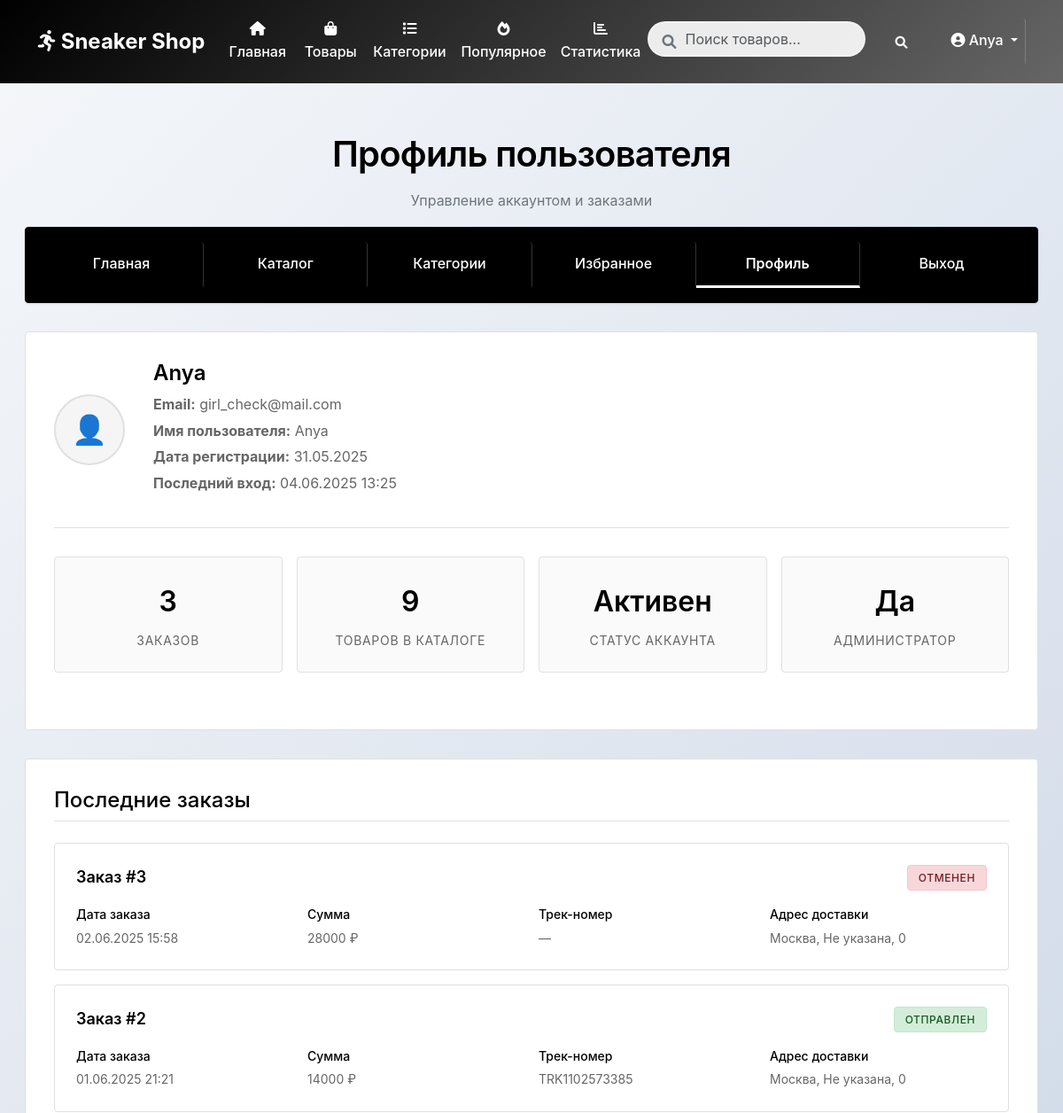
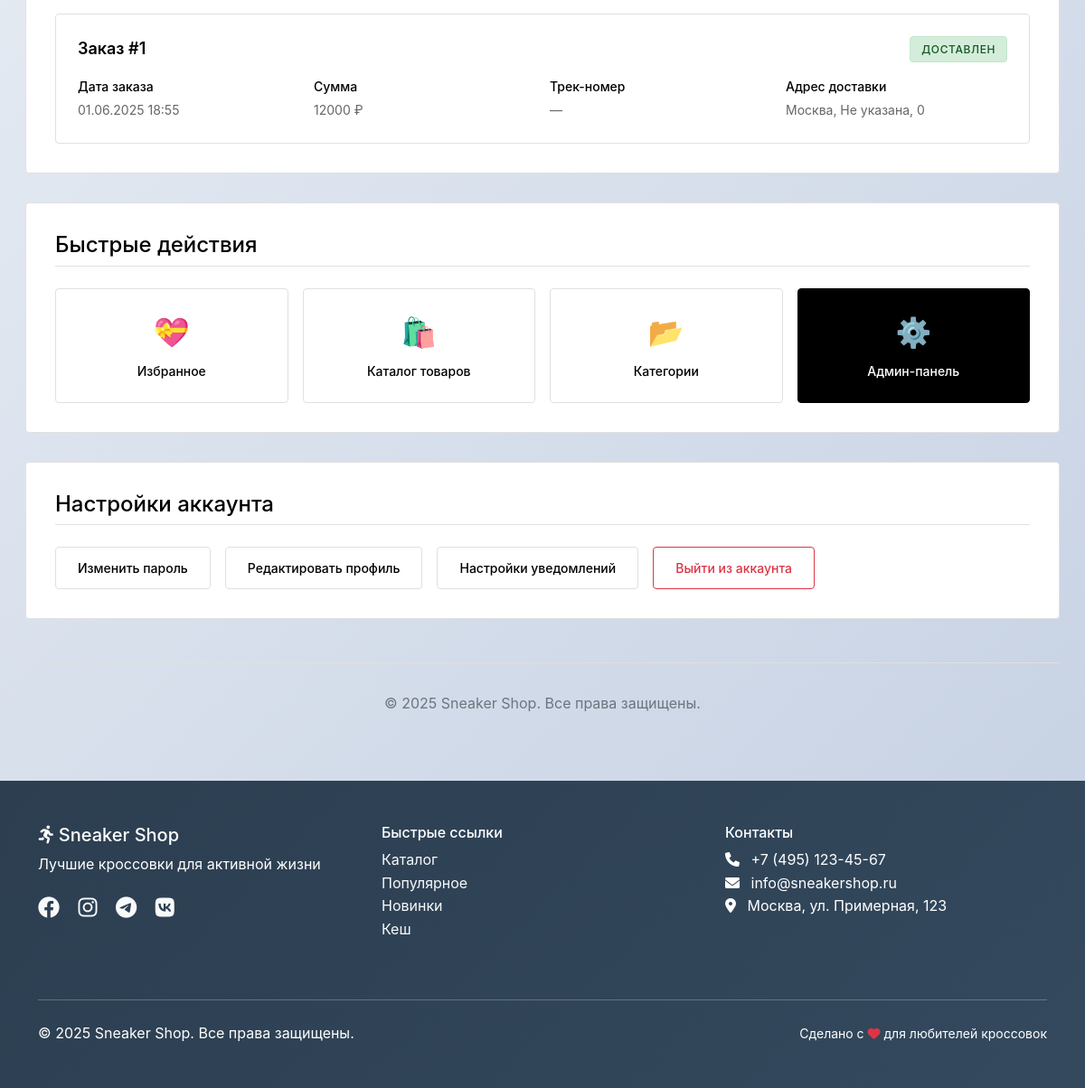
/profile/ (signed in), run on the app's committed database (2 pictures, top to bottom).
### sneaker_app/models.py (models this page shows, shortened)
class Order(models.Model):
    STATUS_CHOICES = [
        ('pending', 'Ожидает обработки'),
        ('processing', 'В обработке'),
        ('shipped', 'Отправлен'),
        ('delivered', 'Доставлен'),
        ('cancelled', 'Отменен'),
    ]
    order_id = models.AutoField(
        primary_key=True,
        verbose_name="ID заказа"
    )
    client = models.ForeignKey(
        Clients,
        on_delete=models.CASCADE,
        related_name='client_orders',  # ✅ related_name
        verbose_name="Клиент"
    )
    order_date = models.DateTimeField(
        default=timezone.now,  # ✅ Используем timezone
        verbose_name="Дата заказа"
    )
    total_amount = models.DecimalField(
        max_digits=10,
        decimal_places=2,
        verbose_name="Общая сумма"
    )
    shipping_address = models.ForeignKey(
        Address,
        on_delete=models.CASCADE,
        related_name='orders',  # ✅ related_name
        verbose_name="Адрес доставки"
    )
    tracking_number = models.CharField(
        max_length=100,
        blank=True,
        null=True,
        verbose_name="Номер отслеживания"
    )
    contact_info = models.CharField(
        max_length=100,
        blank=True,
        null=True,
        verbose_name="Контактная информация"
    )
    status = models.CharField(
        max_length=20,
        choices=STATUS_CHOICES,
        default='pending',
        verbose_name="Статус"
    )
    class Meta:
        verbose_name = "Заказ"
        verbose_name_plural = "Заказы"
        ordering = ['-order_date']
    def client_name(self):
        return str(self.client)
    client_name.short_description = "Клиент"

class Address(models.Model):
    city = models.CharField(
        max_length=100,
        verbose_name="Город"
    )
    street = models.CharField(
        max_length=200,
        verbose_name="Улица"
    )
    house_number = models.CharField(
        max_length=20,
        verbose_name="Номер дома"
    )
    apartment = models.CharField(
        max_length=20,
        blank=True,
        null=True,
        verbose_name="Квартира"
    )
    postal_code = models.CharField(
        max_length=10,
        verbose_name="Почтовый индекс"
    )
    class Meta:
        verbose_name = "Адрес"
        verbose_name_plural = "Адреса"
        ordering = ['city', 'street']
    def __str__(self):
        return f"{self.city}, {self.street}, {self.house_number}"

### sneaker_app/views.py (the view)
# urls.py: path('profile/', user_profile, name='profile'),
@login_required
def user_profile(request):
    user_orders = Order.objects.filter(
        client__email=request.user.email
    ).order_by('-order_date')
    try:
        client = Clients.objects.get(email=request.user.email)
        user_wishlist = client.client_wishlist.all()[:5]
        user_reviews = client.client_reviews.filter(is_approved=True)[:5]
    except Clients.DoesNotExist:
        user_wishlist = []
        user_reviews = []
    context = {
        'user_orders': user_orders[:10],  # Последние 10 заказов
        'user_wishlist': user_wishlist,
        'user_reviews': user_reviews,
    }
    return render(request, 'registration/profile.html', context)

### templates/registration/profile.html (shortened to what this page needs)
{% extends 'base.html' %}
{% load i18n %}
{% load static %}
{% load sneaker_tags %}
{% block content %}
<div class="main-container">
    <header class="text-center">
        <h1 class="page-title">{% trans "Профиль пользователя" %}</h1>
        <p class="text-secondary">{% trans "Управление аккаунтом и заказами" %}</p>
    </header>
    <nav class="top-nav">
        <div class="nav-links">
            <a href="{% url 'home' %}" class="nav-link">{% trans "Главная" %}</a>
            <a href="{% url 'product_list' %}" class="nav-link">{% trans "Каталог" %}</a>
            <a href="{% url 'category_list' %}" class="nav-link">{% trans "Категории" %}</a>
            <a href="{% url 'wishlist' %}" class="nav-link">{% trans "Избранное" %}</a>
            <a href="{% url 'profile' %}" class="nav-link active">{% trans "Профиль" %}</a>
            <a href="{% url 'logout' %}" class="nav-link">{% trans "Выход" %}</a>
        </div>
    </nav>
    <section class="section-container">
        <div class="profile-header">
            <div class="profile-avatar">
                👤
            </div>
            <div class="profile-info">
                <h2>{{ user.get_full_name|default:user.username }}</h2>
                <p><strong>{% trans "Email:" %}</strong> {{ user.email }}</p>
                <p><strong>{% trans "Имя пользователя:" %}</strong> {{ user.username }}</p>
                <p><strong>{% trans "Дата регистрации:" %}</strong> {{ user.date_joined|date:"d.m.Y" }}</p>
                <p><strong>{% trans "Последний вход:" %}</strong> {{ user.last_login|date:"d.m.Y H:i"|default:"Никогда" }}</p>
            </div>
        </div>
        <div class="profile-stats">
            <div class="stat-item">
                <span class="stat-number">{{ user_orders|length }}</span>
                <div class="stat-label">{% trans "Заказов" %}</div>
            </div>
            <div class="stat-item">
                <span class="stat-number">{% total_products %}</span>
                <div class="stat-label">{% trans "Товаров в каталоге" %}</div>
            </div>
            <div class="stat-item">
                <span class="stat-number">{{ user.is_active|yesno:"Активен,Неактивен" }}</span>
                                <div class="stat-label">{% trans "Статус аккаунта" %}</div>
            </div>
            <div class="stat-item">
                <span class="stat-number">{{ user.is_staff|yesno:"Да,Нет" }}</span>
                <div class="stat-label">{% trans "Администратор" %}</div>
            </div>
        </div>
    </section>
    <section class="section-container">
        <h2 class="section-title">{% trans "Последние заказы" %}</h2>
        {% if user_orders %}
            <div class="orders-list">
                {% for order in user_orders %}
                    <div class="order-item">
                        <div class="order-header">
                            <div class="order-number">
                                {% trans "Заказ" %} #{{ order.order_id }}
                            </div>
                            <div class="order-status status-{{ order.status }}">
                                {{ order.get_status_display }}
                            </div>
                        </div>
                        <div class="order-details">
                            <div class="order-detail-item">
                                <div class="order-detail-label">{% trans "Дата заказа" %}</div>
                                <div>{{ order.order_date|date:"d.m.Y H:i" }}</div>
                            </div>
                            <div class="order-detail-item">
                                <div class="order-detail-label">{% trans "Сумма" %}</div>
                                <div>{{ order.total_amount|floatformat:0 }} ₽</div>
                            </div>
                            <div class="order-detail-item">
                                <div class="order-detail-label">{% trans "Трек-номер" %}</div>
                                <div>{{ order.tracking_number|default:"—" }}</div>
                            </div>
                            <div class="order-detail-item">
                                <div class="order-detail-label">{% trans "Адрес доставки" %}</div>
                                <div>{{ order.shipping_address|truncatechars:30 }}</div>
                            </div>
                        </div>
                    </div>
                {% endfor %}
            </div>
        {% endif %}
    </section>
    <section class="section-container">
        <h2 class="section-title">{% trans "Быстрые действия" %}</h2>
        <div style="display: grid; grid-template-columns: repeat(auto-fit, minmax(200px, 1fr)); gap: 1rem;">
            <a href="{% url 'wishlist' %}" class="btn btn-outline" style="padding: 1.5rem; text-align: center;">
                <div style="font-size: 2rem; margin-bottom: 0.5rem;">💝</div>
                <div>{% trans "Избранное" %}</div>
            </a>
            <a href="{% url 'product_list' %}" class="btn btn-outline" style="padding: 1.5rem; text-align: center;">
                <div style="font-size: 2rem; margin-bottom: 0.5rem;">🛍️</div>
                <div>{% trans "Каталог товаров" %}</div>
            </a>
            <a href="{% url 'category_list' %}" class="btn btn-outline" style="padding: 1.5rem; text-align: center;">
                <div style="font-size: 2rem; margin-bottom: 0.5rem;">📂</div>
                <div>{% trans "Категории" %}</div>
            </a>
            {% if user.is_staff %}
                <a href="/admin/" class="btn btn-primary" style="padding: 1.5rem; text-align: center;">
                    <div style="font-size: 2rem; margin-bottom: 0.5rem;">⚙️</div>
                    <div>{% trans "Админ-панель" %}</div>
                </a>
            {% endif %}
        </div>
    </section>
    <section class="section-container">
        <h2 class="section-title">{% trans "Настройки аккаунта" %}</h2>
        <div style="display: flex; flex-wrap: wrap; gap: 1rem;">
            <a href="#" class="btn btn-outline">
                {% trans "Изменить пароль" %}
            </a>
            <a href="#" class="btn btn-outline">
                {% trans "Редактировать профиль" %}
            </a>
            <a href="#" class="btn btn-outline">
                {% trans "Настройки уведомлений" %}
            </a>
            <a href="{% url 'logout' %}" class="btn btn-outline" style="color: #dc3545; border-color: #dc3545;">
                {% trans "Выйти из аккаунта" %}
            </a>
        </div>
    </section>
    <footer style="margin-top: 3rem; padding-top: 2rem; border-top: 1px solid var(--border-color); text-align: center;">
        <p class="text-secondary">
            &copy; 2025 Sneaker Shop. {% trans "Все права защищены" %}.
        </p>
    </footer>
</div>
{% endblock %}

### templates/base.html (shortened to what this page needs)
<!DOCTYPE html>
{% load i18n %}
{% load static %}
<html lang="{% get_current_language as LANGUAGE_CODE %}{{ LANGUAGE_CODE }}">
<head>
    <link href="https://cdn.jsdelivr.net/npm/bootstrap@5.3.2/dist/css/bootstrap.min.css" rel="stylesheet">
    <link rel="stylesheet" href="https://cdn.jsdelivr.net/npm/bootstrap-icons@1.11.1/font/bootstrap-icons.css">
    <link rel="stylesheet" href="https://cdnjs.cloudflare.com/ajax/libs/font-awesome/6.0.0/css/all.min.css">
</head>
<body>
    <nav class="navbar navbar-expand-lg navbar-dark gradient-bg sticky-top">
        <div class="container">
            <a class="navbar-brand" href="{% url 'home' %}">
                <i class="fas fa-running"></i> Sneaker Shop
            </a>
            <div class="collapse navbar-collapse" id="navbarNav">
                <ul class="navbar-nav me-auto">
                    <li class="nav-item">
                        <a class="nav-link" href="{% url 'home' %}">
                            <i class="fas fa-home"></i> {% trans "Главная" %}
                        </a>
                    </li>
                    <li class="nav-item">
                        <a class="nav-link" href="{% url 'product_list' %}">
                            <i class="fas fa-shopping-bag"></i> {% trans "Товары" %}
                        </a>
                    </li>
                    <li class="nav-item">
                        <a class="nav-link" href="{% url 'category_list' %}">
                            <i class="fas fa-list"></i> {% trans "Категории" %}
                        </a>
                    </li>
                    <li class="nav-item">
                        <a class="nav-link" href="{% url 'popular_products' %}">
                            <i class="fas fa-fire"></i> {% trans "Популярное" %}
                        </a>
                    </li>
                {% if user.is_staff %}
                    <li class="nav-item">
                        <a class="nav-link" href="{% url 'statistics' %}">
                            <i class="fas fa-chart-bar"></i> {% trans "Статистика" %}
                        </a>
                    </li>
                {% endif %}
                </ul>
                <form class="d-flex me-3 search-container" method="get" action="{% url 'search_products' %}">
                    <div class="position-relative">
                        <i class="fas fa-search search-icon"></i>
                        <input class="form-control search-input" type="search" name="query"
                               placeholder="{% trans 'Поиск товаров...' %}"
                               value="{{ request.GET.query }}">
                    </div>
                    <button class="btn btn-outline-light ms-2" type="submit">
                        <i class="fas fa-search"></i>
                    </button>
                </form>
                <ul class="navbar-nav">
                    {% if user.is_authenticated %}
                        <li class="nav-item dropdown">
                            <a class="nav-link dropdown-toggle" href="#" id="navbarDropdown" role="button"
                               data-bs-toggle="dropdown">
                                <i class="fas fa-user-circle"></i> {{ user.username }}
                            </a>
                        </li>
                    {% endif %}
                </ul>
            </div>
        </div>
    </nav>
    <main class="container-fluid my-4">
        {% block content %}{% endblock %}
    </main>
    <footer class="footer py-5">
        <div class="container">
            <div class="row">
                <div class="col-md-4 mb-4">
                    <h5><i class="fas fa-running"></i> Sneaker Shop</h5>
                    <p class="mb-3">{% trans "Лучшие кроссовки для активной жизни" %}</p>
                    <div class="social-links">
                        <a href="#" class="text-light me-3 fs-4"><i class="fab fa-facebook"></i></a>
                        <a href="#" class="text-light me-3 fs-4"><i class="fab fa-instagram"></i></a>
                        <a href="#" class="text-light me-3 fs-4"><i class="fab fa-telegram"></i></a>
                        <a href="#" class="text-light fs-4"><i class="fab fa-vk"></i></a>
                    </div>
                </div>
                <div class="col-md-4 mb-4">
                    <h6>{% trans "Быстрые ссылки" %}</h6>
                    <ul class="list-unstyled">
                        <li><a href="{% url 'product_list' %}" class="text-light text-decoration-none">{% trans "Каталог" %}</a></li>
                        <li><a href="{% url 'popular_products' %}" class="text-light text-decoration-none">{% trans "Популярное" %}</a></li>
                        <li><a href="{% url 'new_products' %}" class="text-light text-decoration-none">{% trans "Новинки" %}</a></li>
                        <li><a href="{% url 'cache_stats' %}" class="text-light text-decoration-none">{% trans "Кеш" %}</a></li>
                    </ul>
                </div>
                <div class="col-md-4 mb-4">
                    <h6>{% trans "Контакты" %}</h6>
                    <ul class="list-unstyled">
                        <li><i class="fas fa-phone me-2"></i> +7 (495) 123-45-67</li>
                        <li><i class="fas fa-envelope me-2"></i> info@sneakershop.ru</li>
                        <li><i class="fas fa-map-marker-alt me-2"></i> {% trans "Москва, ул. Примерная, 123" %}</li>
                    </ul>
                </div>
            </div>
            <hr class="my-4">
            <div class="row align-items-center">
                <div class="col-md-6">
                    <p class="mb-0">&copy; 2025 Sneaker Shop. {% trans "Все права защищены" %}.</p>
                </div>
                <div class="col-md-6 text-md-end">
                    <small>{% trans "Сделано с" %} <i class="fas fa-heart text-danger"></i> {% trans "для любителей кроссовок" %}</small>
                </div>
            </div>
        </div>
    </footer>
</body>
</html>

### data on the page
Order: order_id "3", status "ОТМЕНЕН", order_date "02.06.2025 15:58", total_amount "28000", tracking_number "—", shipping_address "Москва, Не указана, 0"
Order: order_id "2", status "ОТПРАВЛЕН", order_date "01.06.2025 21:21", total_amount "14000", tracking_number "TRK1102573385", shipping_address "Москва, Не указана, 0"
Order: order_id "1", status "ДОСТАВЛЕН", order_date "01.06.2025 18:55", total_amount "12000", tracking_number "—", shipping_address "Москва, Не указана, 0"

### other printed values
{{ user.username }} "Anya"
{{ user.get_full_name|default:user.username }} "Anya"
{{ user.email }} "girl_check@mail.com"
{{ user.date_joined|date:"d.m.Y" }} "31.05.2025"
{{ user.last_login|date:"d.m.Y H:i"|default:"Никогда" }} "04.06.2025 13:25"
{{ user_orders|length }} "3"
{{ user.is_active|yesno:"Активен,Неактивен" }} "Активен"
{{ user.is_staff|yesno:"Да,Нет" }} "Да"
